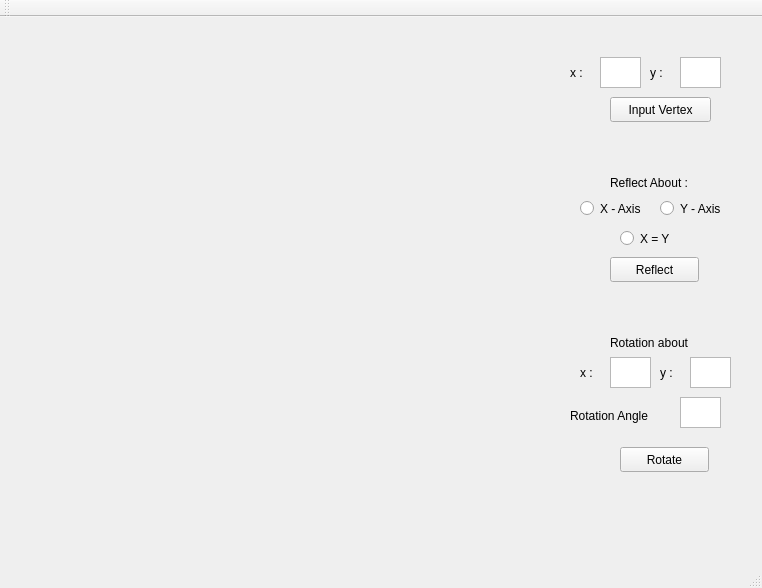
<?xml version="1.0" encoding="UTF-8"?>
<ui version="4.0">
 <class>MainWindow</class>
 <widget class="QMainWindow" name="MainWindow">
  <property name="geometry">
   <rect>
    <x>0</x>
    <y>0</y>
    <width>762</width>
    <height>588</height>
   </rect>
  </property>
  <property name="windowTitle">
   <string>MainWindow</string>
  </property>
  <widget class="QWidget" name="centralWidget">
   <widget class="QLabel" name="label_10">
    <property name="geometry">
     <rect>
      <x>650</x>
      <y>40</y>
      <width>21</width>
      <height>31</height>
     </rect>
    </property>
    <property name="text">
     <string>y : </string>
    </property>
   </widget>
   <widget class="QTextEdit" name="x">
    <property name="geometry">
     <rect>
      <x>600</x>
      <y>40</y>
      <width>41</width>
      <height>31</height>
     </rect>
    </property>
   </widget>
   <widget class="QLabel" name="label_8">
    <property name="geometry">
     <rect>
      <x>570</x>
      <y>390</y>
      <width>111</width>
      <height>17</height>
     </rect>
    </property>
    <property name="text">
     <string>Rotation Angle</string>
    </property>
   </widget>
   <widget class="QLabel" name="label_9">
    <property name="geometry">
     <rect>
      <x>570</x>
      <y>40</y>
      <width>21</width>
      <height>31</height>
     </rect>
    </property>
    <property name="text">
     <string>x :</string>
    </property>
   </widget>
   <widget class="QTextEdit" name="y">
    <property name="geometry">
     <rect>
      <x>680</x>
      <y>40</y>
      <width>41</width>
      <height>31</height>
     </rect>
    </property>
   </widget>
   <widget class="QLabel" name="window">
    <property name="geometry">
     <rect>
      <x>0</x>
      <y>0</y>
      <width>500</width>
      <height>500</height>
     </rect>
    </property>
    <property name="text">
     <string/>
    </property>
   </widget>
   <widget class="QPushButton" name="rotate">
    <property name="geometry">
     <rect>
      <x>620</x>
      <y>430</y>
      <width>89</width>
      <height>25</height>
     </rect>
    </property>
    <property name="text">
     <string>Rotate</string>
    </property>
   </widget>
   <widget class="QPushButton" name="input">
    <property name="geometry">
     <rect>
      <x>610</x>
      <y>80</y>
      <width>101</width>
      <height>25</height>
     </rect>
    </property>
    <property name="text">
     <string>Input Vertex</string>
    </property>
   </widget>
   <widget class="QTextEdit" name="theta">
    <property name="geometry">
     <rect>
      <x>680</x>
      <y>380</y>
      <width>41</width>
      <height>31</height>
     </rect>
    </property>
   </widget>
   <widget class="QRadioButton" name="xaxis">
    <property name="geometry">
     <rect>
      <x>580</x>
      <y>180</y>
      <width>71</width>
      <height>23</height>
     </rect>
    </property>
    <property name="text">
     <string>X - Axis</string>
    </property>
   </widget>
   <widget class="QRadioButton" name="yaxis">
    <property name="geometry">
     <rect>
      <x>660</x>
      <y>180</y>
      <width>71</width>
      <height>23</height>
     </rect>
    </property>
    <property name="text">
     <string>Y - Axis</string>
    </property>
   </widget>
   <widget class="QPushButton" name="reflect">
    <property name="geometry">
     <rect>
      <x>610</x>
      <y>240</y>
      <width>89</width>
      <height>25</height>
     </rect>
    </property>
    <property name="text">
     <string>Reflect</string>
    </property>
   </widget>
   <widget class="QLabel" name="label_11">
    <property name="geometry">
     <rect>
      <x>580</x>
      <y>340</y>
      <width>21</width>
      <height>31</height>
     </rect>
    </property>
    <property name="text">
     <string>x :</string>
    </property>
   </widget>
   <widget class="QLabel" name="label_12">
    <property name="geometry">
     <rect>
      <x>660</x>
      <y>340</y>
      <width>21</width>
      <height>31</height>
     </rect>
    </property>
    <property name="text">
     <string>y : </string>
    </property>
   </widget>
   <widget class="QTextEdit" name="x_2">
    <property name="geometry">
     <rect>
      <x>610</x>
      <y>340</y>
      <width>41</width>
      <height>31</height>
     </rect>
    </property>
   </widget>
   <widget class="QTextEdit" name="y_2">
    <property name="geometry">
     <rect>
      <x>690</x>
      <y>340</y>
      <width>41</width>
      <height>31</height>
     </rect>
    </property>
   </widget>
   <widget class="QLabel" name="label_13">
    <property name="geometry">
     <rect>
      <x>610</x>
      <y>310</y>
      <width>101</width>
      <height>31</height>
     </rect>
    </property>
    <property name="text">
     <string>Rotation about</string>
    </property>
   </widget>
   <widget class="QLabel" name="label_14">
    <property name="geometry">
     <rect>
      <x>610</x>
      <y>150</y>
      <width>101</width>
      <height>31</height>
     </rect>
    </property>
    <property name="text">
     <string>Reflect About :</string>
    </property>
   </widget>
   <widget class="QRadioButton" name="xy">
    <property name="geometry">
     <rect>
      <x>620</x>
      <y>210</y>
      <width>71</width>
      <height>23</height>
     </rect>
    </property>
    <property name="text">
     <string>X = Y</string>
    </property>
   </widget>
  </widget>
  <widget class="QMenuBar" name="menuBar">
   <property name="geometry">
    <rect>
     <x>0</x>
     <y>0</y>
     <width>762</width>
     <height>22</height>
    </rect>
   </property>
  </widget>
  <widget class="QToolBar" name="mainToolBar">
   <attribute name="toolBarArea">
    <enum>TopToolBarArea</enum>
   </attribute>
   <attribute name="toolBarBreak">
    <bool>false</bool>
   </attribute>
  </widget>
  <widget class="QStatusBar" name="statusBar"/>
 </widget>
 <layoutdefault spacing="6" margin="11"/>
 <resources/>
 <connections/>
</ui>
